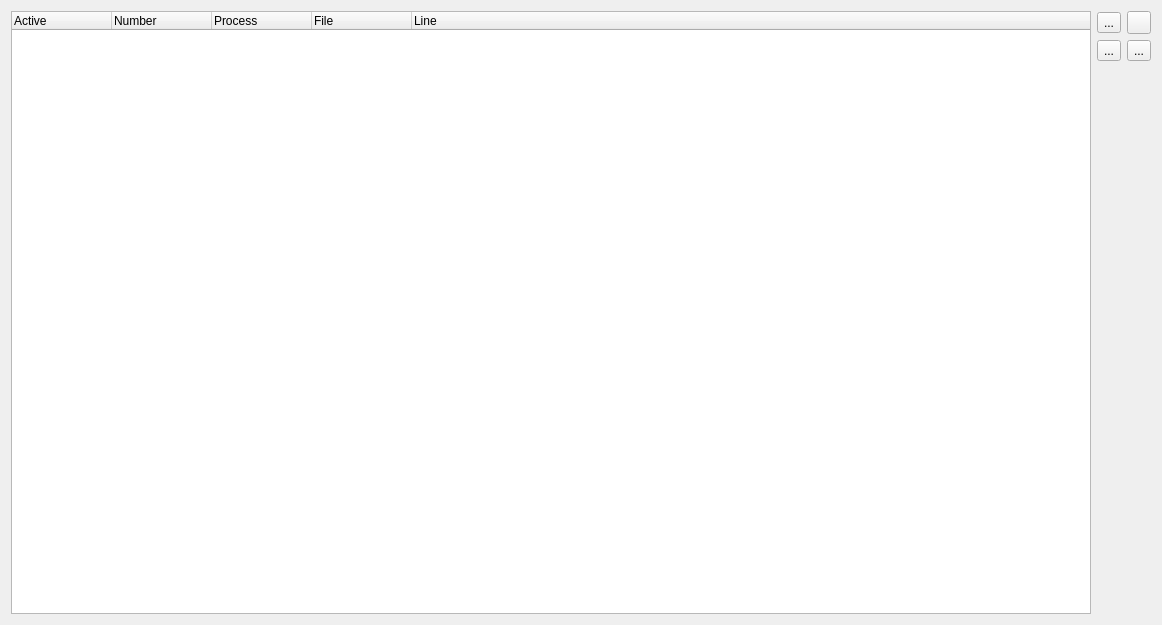
<?xml version="1.0" encoding="UTF-8"?>
<ui version="4.0">
 <class>SeerCheckpointsBrowserWidgetForm</class>
 <widget class="QWidget" name="SeerCheckpointsBrowserWidgetForm">
  <property name="geometry">
   <rect>
    <x>0</x>
    <y>0</y>
    <width>1162</width>
    <height>625</height>
   </rect>
  </property>
  <property name="windowTitle">
   <string>Form</string>
  </property>
  <layout class="QGridLayout" name="gridLayout_2">
   <item row="0" column="0">
    <widget class="QTreeWidget" name="checkpointsTreeWidget">
     <property name="columnCount">
      <number>5</number>
     </property>
     <column>
      <property name="text">
       <string>Active</string>
      </property>
     </column>
     <column>
      <property name="text">
       <string>Number</string>
      </property>
     </column>
     <column>
      <property name="text">
       <string>Process</string>
      </property>
     </column>
     <column>
      <property name="text">
       <string>File</string>
      </property>
     </column>
     <column>
      <property name="text">
       <string>Line</string>
      </property>
     </column>
    </widget>
   </item>
   <item row="0" column="1">
    <layout class="QGridLayout" name="gridLayout">
     <item row="0" column="0">
      <widget class="QToolButton" name="addCheckpointToolButton">
       <property name="toolTip">
        <string>Add a new checkpoint at the current spot in the program.</string>
       </property>
       <property name="text">
        <string>...</string>
       </property>
       <property name="icon">
        <iconset resource="resource.qrc">
         <normaloff>:/seer/resources/RelaxLightIcons/document-new.svg</normaloff>:/seer/resources/RelaxLightIcons/document-new.svg</iconset>
       </property>
      </widget>
     </item>
     <item row="0" column="1">
      <widget class="QToolButton" name="refreshCheckpointsToolButton">
       <property name="toolTip">
        <string>Refresh the list of checkpoints.</string>
       </property>
       <property name="text">
        <string/>
       </property>
       <property name="icon">
        <iconset resource="resource.qrc">
         <normaloff>:/seer/resources/RelaxLightIcons/view-refresh.svg</normaloff>:/seer/resources/RelaxLightIcons/view-refresh.svg</iconset>
       </property>
      </widget>
     </item>
     <item row="1" column="0">
      <widget class="QToolButton" name="selectCheckpointToolButton">
       <property name="toolTip">
        <string>Switch to the selected breakpoint.</string>
       </property>
       <property name="text">
        <string>...</string>
       </property>
       <property name="icon">
        <iconset resource="resource.qrc">
         <normaloff>:/seer/resources/RelaxLightIcons/list-add.svg</normaloff>:/seer/resources/RelaxLightIcons/list-add.svg</iconset>
       </property>
      </widget>
     </item>
     <item row="1" column="1">
      <widget class="QToolButton" name="deleteCheckpointsToolButton">
       <property name="toolTip">
        <string>Delete selected checkpoints.</string>
       </property>
       <property name="text">
        <string>...</string>
       </property>
       <property name="icon">
        <iconset resource="resource.qrc">
         <normaloff>:/seer/resources/RelaxLightIcons/edit-delete.svg</normaloff>:/seer/resources/RelaxLightIcons/edit-delete.svg</iconset>
       </property>
      </widget>
     </item>
     <item row="2" column="0">
      <spacer name="verticalSpacer_1">
       <property name="orientation">
        <enum>Qt::Vertical</enum>
       </property>
       <property name="sizeHint" stdset="0">
        <size>
         <width>20</width>
         <height>40</height>
        </size>
       </property>
      </spacer>
     </item>
     <item row="2" column="1">
      <spacer name="verticalSpacer_2">
       <property name="orientation">
        <enum>Qt::Vertical</enum>
       </property>
       <property name="sizeHint" stdset="0">
        <size>
         <width>20</width>
         <height>40</height>
        </size>
       </property>
      </spacer>
     </item>
    </layout>
   </item>
  </layout>
 </widget>
 <resources>
  <include location="resource.qrc"/>
 </resources>
 <connections/>
</ui>
